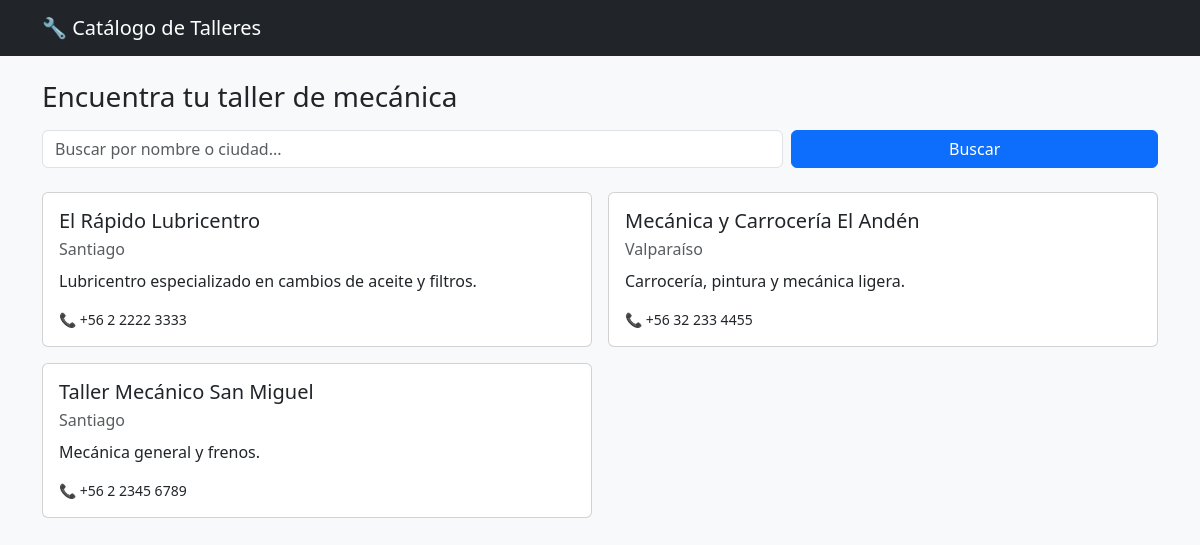
The page / on the database its author committed.
### taller/models.py (models this page shows, shortened)
class Taller(models.Model):
    nombre = models.CharField(max_length=120)
    ciudad = models.CharField(max_length=80)
    direccion = models.CharField(max_length=200, blank=True)
    telefono = models.CharField(max_length=30, blank=True)
    whatsapp = models.CharField(max_length=30, blank=True)
    descripcion = models.TextField(blank=True)
    servicios = models.TextField(
        blank=True,
        help_text="Un servicio por línea (ej: frenos, suspensión, cambio de aceite).",
    )
    horario = models.CharField(max_length=200, blank=True)
    activo = models.BooleanField(default=True)
    creado = models.DateTimeField(auto_now_add=True)
    actualizado = models.DateTimeField(auto_now=True)
    class Meta:
        ordering = ["nombre"]
        verbose_name_plural = "talleres"

### taller/views.py (the view)
# urls.py: 2. Add a URL to urlpatterns:  path('', views.home, name='home')
def home(request):
    query = request.GET.get("q", "").strip()
    talleres = Taller.objects.filter(activo=True)
    if query:
        talleres = talleres.filter(Q(nombre__icontains=query) | Q(ciudad__icontains=query))
    return render(request, "taller/index.html", {"talleres": talleres, "query": query})

### taller/templates/taller/index.html
{% extends "taller/base.html" %}
{% block content %}
<h1 class="h3 mb-3">Encuentra tu taller de mecánica</h1>
<form method="get" class="row g-2 mb-4">
  <div class="col-12 col-md-8">
    <input type="text" name="q" value="{{ query }}" class="form-control"
           placeholder="Buscar por nombre o ciudad...">
  </div>
  <div class="col-12 col-md-4">
    <button type="submit" class="btn btn-primary w-100">Buscar</button>
  </div>
</form>
{% if talleres %}
  <div class="row g-3">
    {% for taller in talleres %}
      <div class="col-12 col-md-6">
        <div class="card h-100">
          <div class="card-body">
            <h5 class="card-title mb-1">{{ taller.nombre }}</h5>
            <p class="text-muted mb-2">{{ taller.ciudad }}</p>
            {% if taller.descripcion %}<p class="card-text">{{ taller.descripcion|truncatewords:25 }}</p>{% endif %}
            {% if taller.telefono %}<p class="mb-0 small">📞 {{ taller.telefono }}</p>{% endif %}
          </div>
        </div>
      </div>
    {% endfor %}
  </div>
{% else %}
  <div class="alert alert-info">
    {% if query %}No hay talleres que coincidan con «{{ query }}».{% else %}Aún no hay talleres en el catálogo.{% endif %}
  </div>
{% endif %}
{% endblock %}

### taller/templates/taller/base.html (shortened to what this page needs)
<!DOCTYPE html>
<html lang="es">
<head>
  <link href="https://cdn.jsdelivr.net/npm/bootstrap@5.3.3/dist/css/bootstrap.min.css" rel="stylesheet">
</head>
<body class="bg-light">
  <nav class="navbar navbar-dark bg-dark mb-4">
    <div class="container">
      <span class="navbar-brand">🔧 Catálogo de Talleres</span>
    </div>
  </nav>
  <main class="container pb-5">
    {% block content %}{% endblock %}
  </main>
</body>
</html>

### rows shown on the page
Taller: nombre "El Rápido Lubricentro", ciudad "Santiago", descripcion "Lubricentro especializado en cambios de aceite y filtros.", telefono "+56 2 2222 3333"
Taller: nombre "Mecánica y Carrocería El Andén", ciudad "Valparaíso", descripcion "Carrocería, pintura y mecánica ligera.", telefono "+56 32 233 4455"
Taller: nombre "Taller Mecánico San Miguel", ciudad "Santiago", descripcion "Mecánica general y frenos.", telefono "+56 2 2345 6789"
